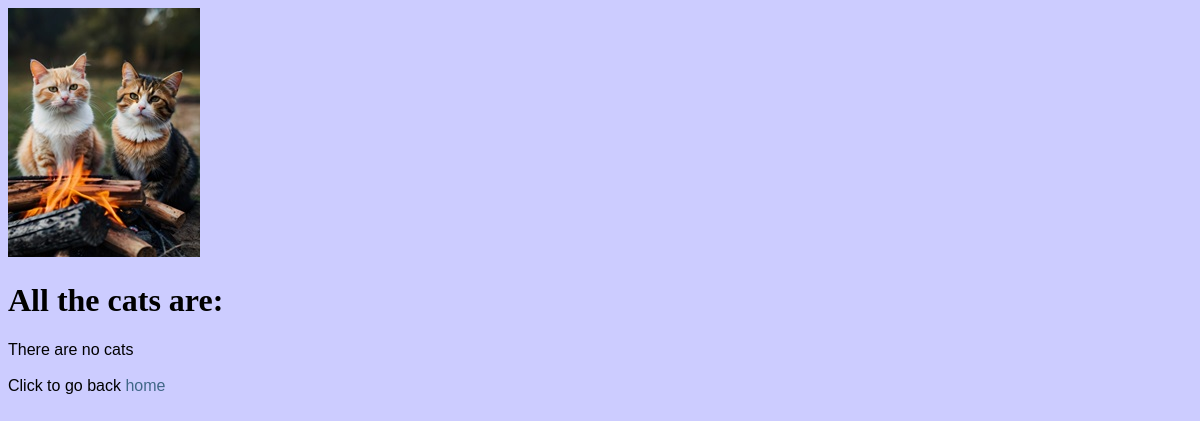
The page /student_pets/about/ on the database as committed earlier.
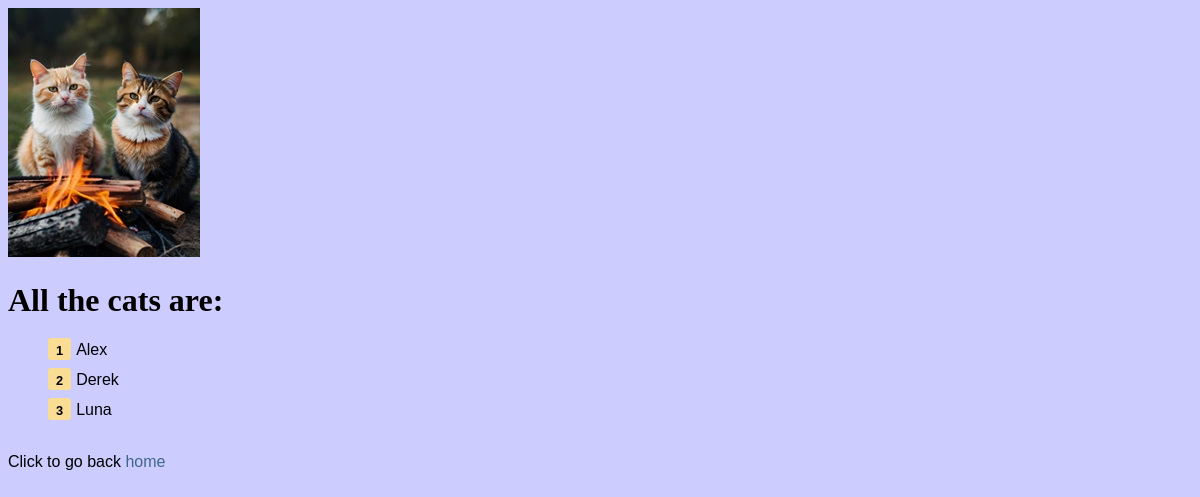
The same page on the database as committed later.
### student_pets/models.py (models this page shows, shortened)
class Cat(models.Model):
    student = models.ForeignKey(Student, on_delete=models.CASCADE)
    name = models.CharField(max_length=64)

### student_pets/views.py (the view)
# urls.py: path('about/', views.about, name='about'),
def about(request):
    cat_list = Cat.objects.order_by('name')
    context_dict = {}
    context_dict['cats'] = cat_list
    return render(request, 'student_pets/about.html', context=context_dict)

### templates/student_pets/about.html (shortened to what this page needs)
<!DOCTYPE html>
{% load staticfiles %}
<html>
    <head>
        <link rel="stylesheet" href="{% static 'css/base.css' %}" />
    </head>
    <body>
        <img src="{% static 'images/cats_with_fire.jpg' %}" alt="Cats and Fire Picture" />
        <h1>All the cats are:</h1>
        <div>
            {% if cats %}
                <ol id="cat_list">
                {% for cat in cats %}
                    <li>{{ cat.name }}</li>
                {% endfor %}
                </ol>
            {% else %}
                There are no cats
            {% endif %}
        </div>
        <div>
            <br />
            Click to go back
            <a href="/student_pets/">home</a><br />
        </div>
    </body>
</html>

Rows that differ between the two databases and show on the page:
added Cat: name "Alex"
added Cat: name "Derek"
added Cat: name "Luna"
Other text that changed with them:
text no longer shown: "There are no cats"
